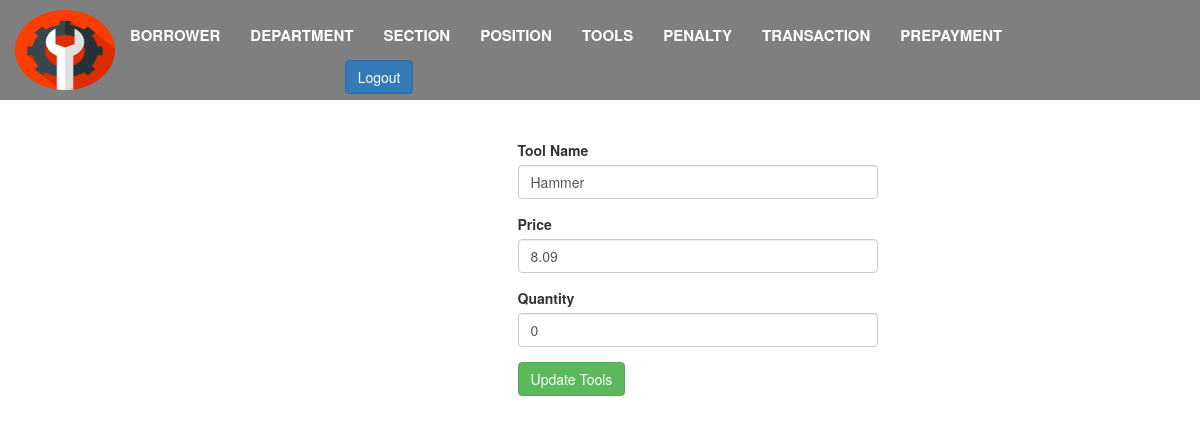
The page /update_tools.php?id=6 on the database as committed earlier.
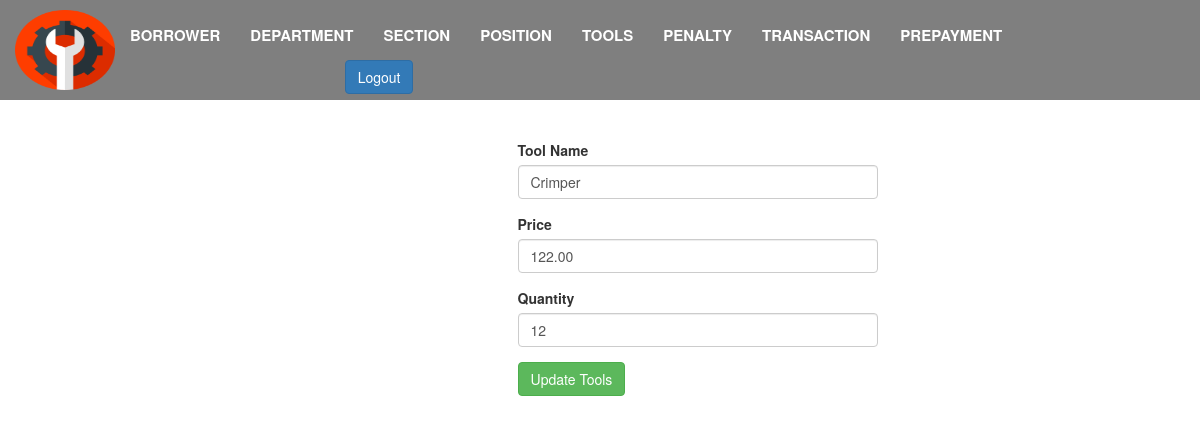
The same page on the database as committed later.
### tables this page shows
CREATE TABLE `tools` (
  `tool_id` int(11) NOT NULL,
  `tool_name` varchar(50) NOT NULL,
  `price` decimal(6,2) NOT NULL,
  `quantity` int(11) NOT NULL
);

### update_tools.php (the view, shortened to what this page needs)
<?php
	include('include/db_connect.php');
	$tool_id = $_GET['id'];
	$get_tools = mysqli_query($conn, "SELECT * FROM `tools` where tool_id = '$tool_id'");
    $row = mysqli_fetch_array($get_tools);
?>
<!DOCTYPE html>
<html lang="en">
<head>
        <link rel="stylesheet" href="bootstrap-3.3.7/css/bootstrap.min.css">
        <link href="bootstrap-3.3.7/css/mystyle.css"  type="text/css" rel="stylesheet">
</head>
<body>
    <div class="background">
    <nav class="container-fluid">
        <div class="navbar-header">
                <img style="float:left;" alt="Tool System " src="bootstrap-3.3.7/images/8.png" width="100" height="80">
        </div>
    <div class="collapse navbar-collapse" id="bs-example-navbar-collapse-1">
        <ul class="nav navbar-nav">
            <li class=""><a href="borrower.php">Borrower <span class="sr-only">&gt;</span></a></li>
            <li class=""><a href="department.php">Department<span class="sr-only">&gt;</span></a></li>
            <li class=""><a href="section.php">Section<span class="sr-only">&gt;</span></a></li>
            <li class=""><a href="position.php">Position<span class="sr-only">&gt;</span></a></li>
            <li class=""><a href="tools.php">Tools<span class="sr-only">&gt;</span></a></li>
            <li class=""><a href="penalty.php">Penalty<span class="sr-only">&gt;</span></a></li>
            <li class=""><a href="transaction.php">Transaction<span class="sr-only">&gt;</span></a></li>
            <li class=""><a href="prepayment.php">Prepayment<span class="sr-only">&gt;</span></a></li>
        </ul>
        <a class="btn btn-primary" href="login.php">Logout</a></button>
    </div>
</nav>
</div>
<br><br><br><br><br><br><br>
		<div class="container-fluid">
			<form action="?id=<?php echo $_GET['id']; ?>" method="post" enctype="multipart/form-data">
			<div style="text-align:center" class="col-sm-3 col-sm-offset-2">
			</div>
			<div class="col-sm-4">
				<div class="form-group">
					<label for="tool-name">Tool Name</label>
					<input type="text" class="form-control text-field" id="tname" value="<?php echo $row[1] ?>" name="tool_name"  autofocus required>
				</div>
				<div class="form-group">
					<label for="price">Price</label>
					<input type="text" class="form-control text-field"id="price" value="<?php echo $row[2] ?>"  name="price" placeholder="₱00.00" autofocus required>
				</div>
				<div class="form-group">
					<label for="quantity">Quantity</label>
					<input type="text" class="form-control text-field"id="quantity" value="<?php echo $row[3] ?>" name="quantity" autofocus required>
				</div>
                 <button type="submit" name="submit" class="btn btn-success btn-block-sm">Update Tools</button>
                </div>
            </div>
</body>

Rows that differ between the two databases and show on the page:
changed tools: tool_name "Hammer" → "Crimper"; price "8.09" → "122.00"; quantity "0" → "12"
